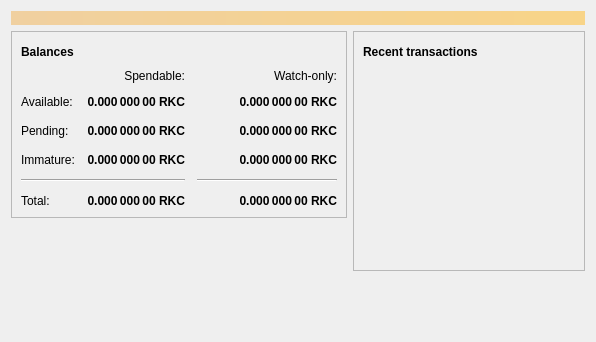
<?xml version="1.0" encoding="UTF-8"?>
<ui version="4.0">
 <class>OverviewPage</class>
 <widget class="QWidget" name="OverviewPage">
  <property name="geometry">
   <rect>
    <x>0</x>
    <y>0</y>
    <width>596</width>
    <height>342</height>
   </rect>
  </property>
  <property name="windowTitle">
   <string>Form</string>
  </property>
  <layout class="QVBoxLayout" name="topLayout">
   <item>
    <widget class="QLabel" name="labelAlerts">
     <property name="visible">
      <bool>false</bool>
     </property>
     <property name="styleSheet">
      <string notr="true">QLabel { background-color: qlineargradient(x1: 0, y1: 0, x2: 1, y2: 0, stop:0 #F0D0A0, stop:1 #F8D488); color:#000000; }</string>
     </property>
     <property name="wordWrap">
      <bool>true</bool>
     </property>
     <property name="margin">
      <number>3</number>
     </property>
     <property name="textInteractionFlags">
      <set>Qt::TextSelectableByMouse</set>
     </property>
    </widget>
   </item>
   <item>
    <layout class="QHBoxLayout" name="horizontalLayout" stretch="1,1">
     <item>
      <layout class="QVBoxLayout" name="verticalLayout_2">
       <item>
        <widget class="QFrame" name="frame">
         <property name="frameShape">
          <enum>QFrame::StyledPanel</enum>
         </property>
         <property name="frameShadow">
          <enum>QFrame::Raised</enum>
         </property>
         <layout class="QVBoxLayout" name="verticalLayout_4">
          <item>
           <layout class="QHBoxLayout" name="horizontalLayout_4">
            <item>
             <widget class="QLabel" name="label_5">
              <property name="font">
               <font>
                <weight>75</weight>
                <bold>true</bold>
               </font>
              </property>
              <property name="text">
               <string>Balances</string>
              </property>
             </widget>
            </item>
            <item>
             <widget class="QPushButton" name="labelWalletStatus">
              <property name="enabled">
               <bool>true</bool>
              </property>
              <property name="maximumSize">
               <size>
                <width>30</width>
                <height>16777215</height>
               </size>
              </property>
              <property name="toolTip">
               <string>The displayed information may be out of date. Your wallet automatically synchronizes with the Rkcoin network after a connection is established, but this process has not completed yet.</string>
              </property>
              <property name="text">
               <string/>
              </property>
              <property name="icon">
               <iconset resource="../bitcoin.qrc">
                <normaloff>:/icons/warning</normaloff>
                <disabledoff>:/icons/warning</disabledoff>:/icons/warning</iconset>
              </property>
              <property name="iconSize">
               <size>
                <width>24</width>
                <height>24</height>
               </size>
              </property>
              <property name="flat">
               <bool>true</bool>
              </property>
             </widget>
            </item>
            <item>
             <spacer name="horizontalSpacer_3">
              <property name="orientation">
               <enum>Qt::Horizontal</enum>
              </property>
              <property name="sizeHint" stdset="0">
               <size>
                <width>40</width>
                <height>20</height>
               </size>
              </property>
             </spacer>
            </item>
           </layout>
          </item>
          <item>
           <layout class="QGridLayout" name="gridLayout">
            <property name="spacing">
             <number>12</number>
            </property>
            <item row="2" column="2">
             <widget class="QLabel" name="labelWatchPending">
              <property name="font">
               <font>
                <weight>75</weight>
                <bold>true</bold>
               </font>
              </property>
              <property name="cursor">
               <cursorShape>IBeamCursor</cursorShape>
              </property>
              <property name="toolTip">
               <string>Unconfirmed transactions to watch-only addresses</string>
              </property>
              <property name="text">
               <string notr="true">0.000 000 00 RKC</string>
              </property>
              <property name="alignment">
               <set>Qt::AlignRight|Qt::AlignTrailing|Qt::AlignVCenter</set>
              </property>
              <property name="textInteractionFlags">
               <set>Qt::LinksAccessibleByMouse|Qt::TextSelectableByKeyboard|Qt::TextSelectableByMouse</set>
              </property>
             </widget>
            </item>
            <item row="2" column="1">
             <widget class="QLabel" name="labelUnconfirmed">
              <property name="font">
               <font>
                <weight>75</weight>
                <bold>true</bold>
               </font>
              </property>
              <property name="cursor">
               <cursorShape>IBeamCursor</cursorShape>
              </property>
              <property name="toolTip">
               <string>Total of transactions that have yet to be confirmed, and do not yet count toward the spendable balance</string>
              </property>
              <property name="text">
               <string notr="true">0.000 000 00 RKC</string>
              </property>
              <property name="alignment">
               <set>Qt::AlignRight|Qt::AlignTrailing|Qt::AlignVCenter</set>
              </property>
              <property name="textInteractionFlags">
               <set>Qt::LinksAccessibleByMouse|Qt::TextSelectableByKeyboard|Qt::TextSelectableByMouse</set>
              </property>
             </widget>
            </item>
            <item row="3" column="2">
             <widget class="QLabel" name="labelWatchImmature">
              <property name="font">
               <font>
                <weight>75</weight>
                <bold>true</bold>
               </font>
              </property>
              <property name="cursor">
               <cursorShape>IBeamCursor</cursorShape>
              </property>
              <property name="toolTip">
               <string>Mined balance in watch-only addresses that has not yet matured</string>
              </property>
              <property name="text">
               <string notr="true">0.000 000 00 RKC</string>
              </property>
              <property name="alignment">
               <set>Qt::AlignRight|Qt::AlignTrailing|Qt::AlignVCenter</set>
              </property>
              <property name="textInteractionFlags">
               <set>Qt::LinksAccessibleByMouse|Qt::TextSelectableByKeyboard|Qt::TextSelectableByMouse</set>
              </property>
             </widget>
            </item>
            <item row="4" column="0" colspan="2">
             <widget class="Line" name="line">
              <property name="orientation">
               <enum>Qt::Horizontal</enum>
              </property>
             </widget>
            </item>
            <item row="4" column="2">
             <widget class="Line" name="lineWatchBalance">
              <property name="sizePolicy">
               <sizepolicy hsizetype="Preferred" vsizetype="Fixed">
                <horstretch>0</horstretch>
                <verstretch>0</verstretch>
               </sizepolicy>
              </property>
              <property name="minimumSize">
               <size>
                <width>140</width>
                <height>0</height>
               </size>
              </property>
              <property name="orientation">
               <enum>Qt::Horizontal</enum>
              </property>
             </widget>
            </item>
            <item row="5" column="0">
             <widget class="QLabel" name="labelTotalText">
              <property name="text">
               <string>Total:</string>
              </property>
             </widget>
            </item>
            <item row="3" column="1">
             <widget class="QLabel" name="labelImmature">
              <property name="font">
               <font>
                <weight>75</weight>
                <bold>true</bold>
               </font>
              </property>
              <property name="cursor">
               <cursorShape>IBeamCursor</cursorShape>
              </property>
              <property name="toolTip">
               <string>Mined balance that has not yet matured</string>
              </property>
              <property name="text">
               <string notr="true">0.000 000 00 RKC</string>
              </property>
              <property name="alignment">
               <set>Qt::AlignRight|Qt::AlignTrailing|Qt::AlignVCenter</set>
              </property>
              <property name="textInteractionFlags">
               <set>Qt::LinksAccessibleByMouse|Qt::TextSelectableByKeyboard|Qt::TextSelectableByMouse</set>
              </property>
             </widget>
            </item>
            <item row="2" column="3">
             <spacer name="horizontalSpacer_2">
              <property name="orientation">
               <enum>Qt::Horizontal</enum>
              </property>
              <property name="sizeHint" stdset="0">
               <size>
                <width>40</width>
                <height>20</height>
               </size>
              </property>
             </spacer>
            </item>
            <item row="3" column="0">
             <widget class="QLabel" name="labelImmatureText">
              <property name="text">
               <string>Immature:</string>
              </property>
             </widget>
            </item>
            <item row="5" column="1">
             <widget class="QLabel" name="labelTotal">
              <property name="font">
               <font>
                <weight>75</weight>
                <bold>true</bold>
               </font>
              </property>
              <property name="cursor">
               <cursorShape>IBeamCursor</cursorShape>
              </property>
              <property name="toolTip">
               <string>Your current total balance</string>
              </property>
              <property name="text">
               <string notr="true">0.000 000 00 RKC</string>
              </property>
              <property name="alignment">
               <set>Qt::AlignRight|Qt::AlignTrailing|Qt::AlignVCenter</set>
              </property>
              <property name="textInteractionFlags">
               <set>Qt::LinksAccessibleByMouse|Qt::TextSelectableByKeyboard|Qt::TextSelectableByMouse</set>
              </property>
             </widget>
            </item>
            <item row="5" column="2">
             <widget class="QLabel" name="labelWatchTotal">
              <property name="font">
               <font>
                <weight>75</weight>
                <bold>true</bold>
               </font>
              </property>
              <property name="cursor">
               <cursorShape>IBeamCursor</cursorShape>
              </property>
              <property name="toolTip">
               <string>Current total balance in watch-only addresses</string>
              </property>
              <property name="text">
               <string notr="true">0.000 000 00 RKC</string>
              </property>
              <property name="alignment">
               <set>Qt::AlignRight|Qt::AlignTrailing|Qt::AlignVCenter</set>
              </property>
              <property name="textInteractionFlags">
               <set>Qt::LinksAccessibleByMouse|Qt::TextSelectableByKeyboard|Qt::TextSelectableByMouse</set>
              </property>
             </widget>
            </item>
            <item row="0" column="2">
             <widget class="QLabel" name="labelWatchonly">
              <property name="text">
               <string>Watch-only:</string>
              </property>
              <property name="alignment">
               <set>Qt::AlignRight|Qt::AlignTrailing|Qt::AlignVCenter</set>
              </property>
             </widget>
            </item>
            <item row="1" column="0">
             <widget class="QLabel" name="labelBalanceText">
              <property name="text">
               <string>Available:</string>
              </property>
             </widget>
            </item>
            <item row="1" column="1">
             <widget class="QLabel" name="labelBalance">
              <property name="font">
               <font>
                <weight>75</weight>
                <bold>true</bold>
               </font>
              </property>
              <property name="cursor">
               <cursorShape>IBeamCursor</cursorShape>
              </property>
              <property name="toolTip">
               <string>Your current spendable balance</string>
              </property>
              <property name="text">
               <string notr="true">0.000 000 00 RKC</string>
              </property>
              <property name="alignment">
               <set>Qt::AlignRight|Qt::AlignTrailing|Qt::AlignVCenter</set>
              </property>
              <property name="textInteractionFlags">
               <set>Qt::LinksAccessibleByMouse|Qt::TextSelectableByKeyboard|Qt::TextSelectableByMouse</set>
              </property>
             </widget>
            </item>
            <item row="1" column="2">
             <widget class="QLabel" name="labelWatchAvailable">
              <property name="font">
               <font>
                <weight>75</weight>
                <bold>true</bold>
               </font>
              </property>
              <property name="cursor">
               <cursorShape>IBeamCursor</cursorShape>
              </property>
              <property name="toolTip">
               <string>Your current balance in watch-only addresses</string>
              </property>
              <property name="text">
               <string notr="true">0.000 000 00 RKC</string>
              </property>
              <property name="alignment">
               <set>Qt::AlignRight|Qt::AlignTrailing|Qt::AlignVCenter</set>
              </property>
              <property name="textInteractionFlags">
               <set>Qt::LinksAccessibleByMouse|Qt::TextSelectableByKeyboard|Qt::TextSelectableByMouse</set>
              </property>
             </widget>
            </item>
            <item row="2" column="0">
             <widget class="QLabel" name="labelPendingText">
              <property name="text">
               <string>Pending:</string>
              </property>
             </widget>
            </item>
            <item row="0" column="1">
             <widget class="QLabel" name="labelSpendable">
              <property name="text">
               <string>Spendable:</string>
              </property>
              <property name="alignment">
               <set>Qt::AlignRight|Qt::AlignTrailing|Qt::AlignVCenter</set>
              </property>
             </widget>
            </item>
           </layout>
          </item>
         </layout>
        </widget>
       </item>
       <item>
        <spacer name="verticalSpacer">
         <property name="orientation">
          <enum>Qt::Vertical</enum>
         </property>
         <property name="sizeHint" stdset="0">
          <size>
           <width>20</width>
           <height>40</height>
          </size>
         </property>
        </spacer>
       </item>
      </layout>
     </item>
     <item>
      <layout class="QVBoxLayout" name="verticalLayout_3">
       <item>
        <widget class="QFrame" name="frame_2">
         <property name="frameShape">
          <enum>QFrame::StyledPanel</enum>
         </property>
         <property name="frameShadow">
          <enum>QFrame::Raised</enum>
         </property>
         <layout class="QVBoxLayout" name="verticalLayout">
          <item>
           <layout class="QHBoxLayout" name="horizontalLayout_2">
            <item>
             <widget class="QLabel" name="label_4">
              <property name="font">
               <font>
                <weight>75</weight>
                <bold>true</bold>
               </font>
              </property>
              <property name="text">
               <string>Recent transactions</string>
              </property>
             </widget>
            </item>
            <item>
             <widget class="QPushButton" name="labelTransactionsStatus">
              <property name="enabled">
               <bool>true</bool>
              </property>
              <property name="maximumSize">
               <size>
                <width>30</width>
                <height>16777215</height>
               </size>
              </property>
              <property name="toolTip">
               <string>The displayed information may be out of date. Your wallet automatically synchronizes with the Rkcoin network after a connection is established, but this process has not completed yet.</string>
              </property>
              <property name="text">
               <string/>
              </property>
              <property name="icon">
               <iconset resource="../bitcoin.qrc">
                <normaloff>:/icons/warning</normaloff>
                <disabledoff>:/icons/warning</disabledoff>:/icons/warning</iconset>
              </property>
              <property name="iconSize">
               <size>
                <width>24</width>
                <height>24</height>
               </size>
              </property>
              <property name="flat">
               <bool>true</bool>
              </property>
             </widget>
            </item>
            <item>
             <spacer name="horizontalSpacer">
              <property name="orientation">
               <enum>Qt::Horizontal</enum>
              </property>
              <property name="sizeHint" stdset="0">
               <size>
                <width>40</width>
                <height>20</height>
               </size>
              </property>
             </spacer>
            </item>
           </layout>
          </item>
          <item>
           <widget class="QListView" name="listTransactions">
            <property name="styleSheet">
             <string notr="true">QListView { background: transparent; }</string>
            </property>
            <property name="frameShape">
             <enum>QFrame::NoFrame</enum>
            </property>
            <property name="verticalScrollBarPolicy">
             <enum>Qt::ScrollBarAlwaysOff</enum>
            </property>
            <property name="horizontalScrollBarPolicy">
             <enum>Qt::ScrollBarAlwaysOff</enum>
            </property>
            <property name="selectionMode">
             <enum>QAbstractItemView::NoSelection</enum>
            </property>
           </widget>
          </item>
         </layout>
        </widget>
       </item>
       <item>
        <spacer name="verticalSpacer_2">
         <property name="orientation">
          <enum>Qt::Vertical</enum>
         </property>
         <property name="sizeHint" stdset="0">
          <size>
           <width>20</width>
           <height>40</height>
          </size>
         </property>
        </spacer>
       </item>
      </layout>
     </item>
    </layout>
   </item>
  </layout>
 </widget>
 <resources/>
 <connections/>
</ui>
